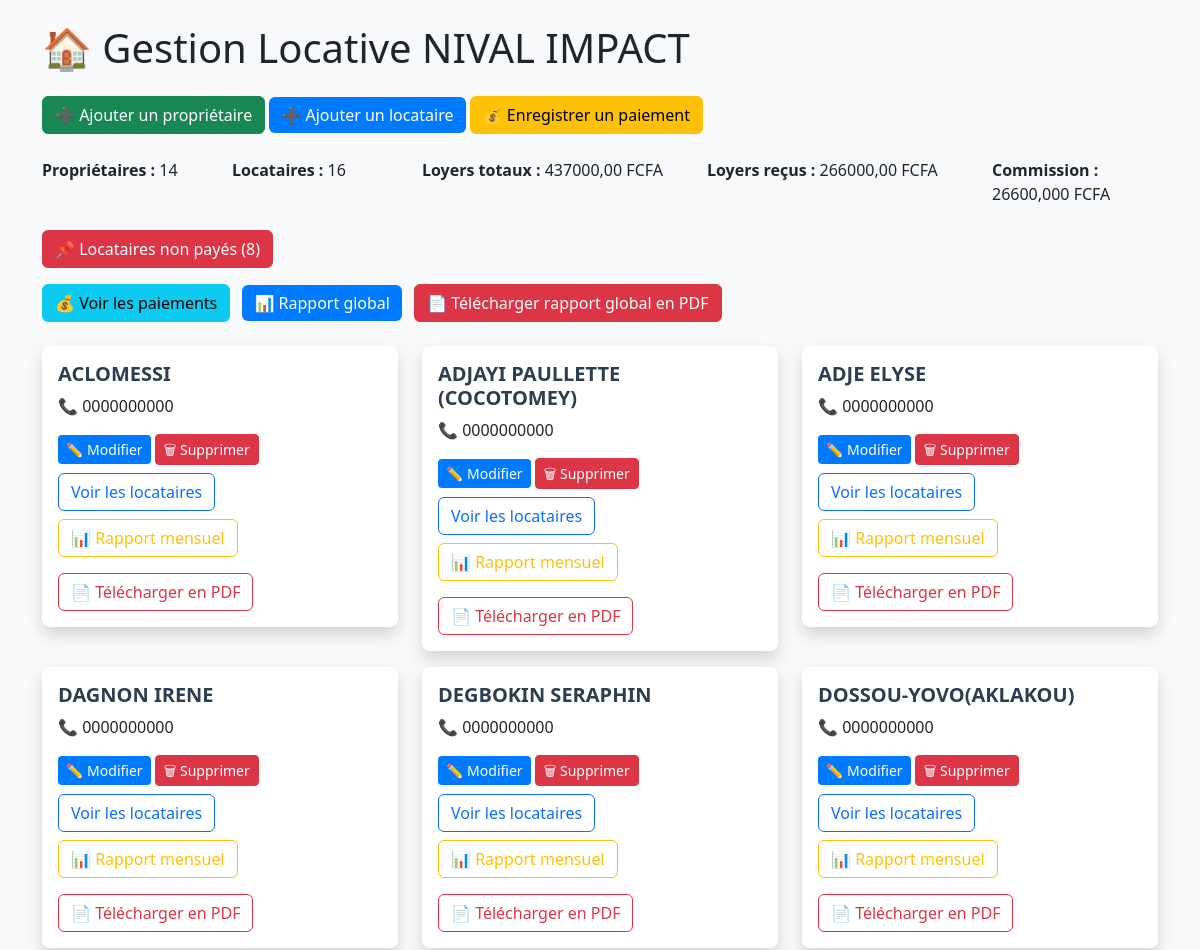
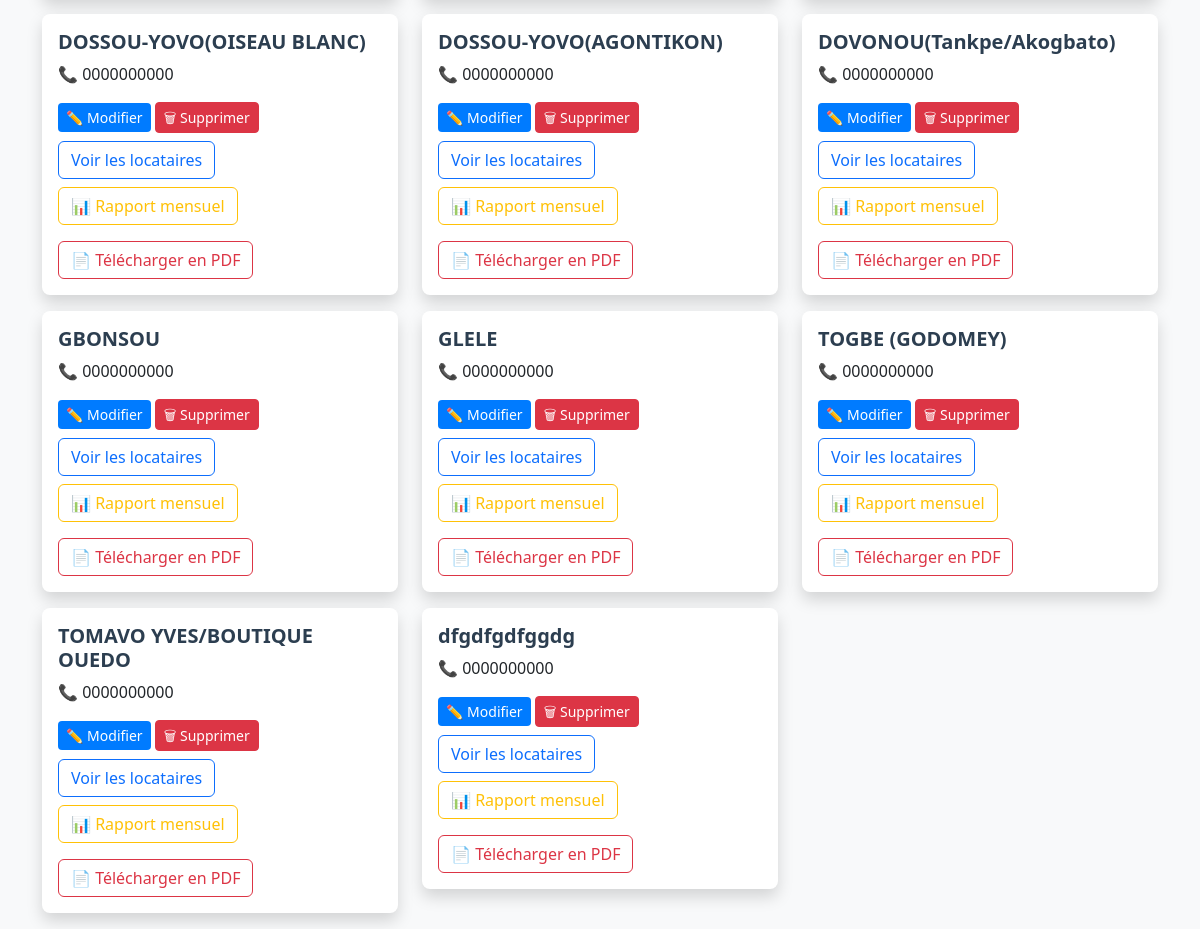
The app's page /, older data (2 pictures, top to bottom).
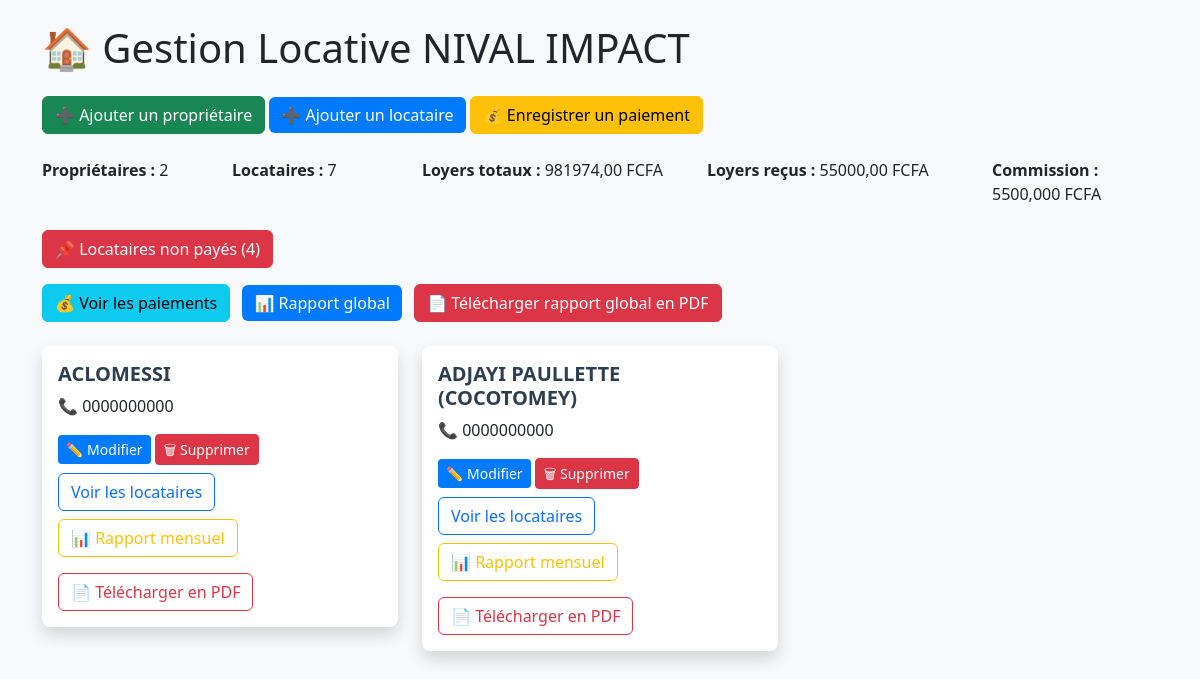
The same page, newer data.
### core/models.py (models this page shows)
class Proprietaire(models.Model):
    nom = models.CharField(max_length=100)
    numero = models.CharField(max_length=20, default="0000000000")
    def __str__(self):
        return self.nom

### core/views.py (the view)
# urls.py: path("", views.accueil, name="accueil"),
def accueil(request):
    mois = request.GET.get("mois")
    proprietaires = Proprietaire.objects.all()
    locataires = Locataire.objects.all()
    paiements = Paiement.objects.all()
    if mois and mois.isdigit():
         paiements = paiements.filter(mois_concerne=int(mois))
    total_loyers = sum([l.loyer_mensuel for l in locataires])
    total_recu = sum([p.montant for p in paiements])
    commission = total_recu * Decimal('0.1')
    locataires_non_payes = []
    for proprietaire in proprietaires:
        for locataire in proprietaire.locataires.all():   # <-- CORRECT
            paiement_existe = paiements.filter(locataire=locataire).exists()
            if not paiement_existe:
                locataires_non_payes.append({
                    "proprietaire": proprietaire,
                    "locataire": locataire,
                })
    loyers_dict = {str(locataire.id): float(locataire.loyer_mensuel) for locataire in locataires}
    context = {
        "proprietaires": proprietaires,
        "locataires": locataires,
        "locataires_count": locataires.count(),
        "proprietaires_count": proprietaires.count(),
        "total_loyers": total_loyers,
        "total_recu": total_recu,
        "commission": commission,
        "mois": mois,
        "mois_list": range(1, 13),
        "locataires_non_payes": locataires_non_payes,
        "non_payes_count": len(locataires_non_payes),
        "proprietaire_form": ProprietaireForm(),
        "locataire_form": LocataireForm(),
        "paiement_form": PaiementForm(),
        "loyers_dict": loyers_dict,
    }
    return render(request, "core/accueil.html", context)

### core/templates/core/accueil.html (shortened to what this page needs)
{% load static %}
<!DOCTYPE html>
<html lang="fr">
<head>
    <link rel="stylesheet" href="https://cdn.jsdelivr.net/npm/bootstrap@5.3.2/dist/css/bootstrap.min.css">
    <link rel="stylesheet" href="{% static 'css/style.css' %}">
</head>
<body class="container mt-4 bg-light">
    <h1 class="mb-4">🏠 Gestion Locative NIVAL IMPACT</h1>
    <div class="mb-4">
    <button class="btn btn-success" data-bs-toggle="modal" data-bs-target="#modalProprietaire">➕ Ajouter un propriétaire</button>
    <button class="btn btn-primary" data-bs-toggle="modal" data-bs-target="#modalLocataire">➕ Ajouter un locataire</button>
    <button class="btn btn-warning" data-bs-toggle="modal" data-bs-target="#modalPaiement">💰 Enregistrer un paiement</button>
</div>
    <div class="row mb-4">
        <div class="col-md-2"><strong>Propriétaires :</strong> {{ proprietaires_count }}</div>
        <div class="col-md-2"><strong>Locataires :</strong> {{ locataires_count }}</div>
        <div class="col-md-3"><strong>Loyers totaux :</strong> {{ total_loyers }} FCFA</div>
        <div class="col-md-3"><strong>Loyers reçus :</strong> {{ total_recu }} FCFA</div>
        <div class="col-md-2"><strong>Commission :</strong> {{ commission }} FCFA</div>
    </div>
<button class="btn btn-danger mb-3" type="button" data-bs-toggle="collapse" data-bs-target="#nonPayesList">
  📌 Locataires non payés ({{ non_payes_count }})
</button>
<div class="mb-4">
  <a href="{% url 'liste_paiements' %}" class="btn btn-info me-2">
    💰 Voir les paiements
  </a>
  <a href="{% url 'rapport_global' %}" class="btn btn-primary me-2">
    📊 Rapport global
  </a>
  <a href="{% url 'rapport_global_pdf' %}" class="btn btn-danger">
    📄 Télécharger rapport global en PDF
  </a>
</div>
<div class="row">
    {% for proprietaire in proprietaires %}
    <div class="col-md-4 mb-3">
        <div class="card shadow">
            <div class="card-body">
                <h5 class="card-title">{{ proprietaire.nom }}</h5>
                <p class="card-text">📞 {{ proprietaire.numero }}</p>
                <button class="btn btn-sm btn-primary" data-bs-toggle="modal" data-bs-target="#modalModifierProprietaire{{ proprietaire.id }}">✏️ Modifier</button>
                <button class="btn btn-sm btn-danger" data-bs-toggle="modal" data-bs-target="#modalSupprimerProprietaire{{ proprietaire.id }}">🗑 Supprimer</button>
                <button class="btn btn-outline-primary mt-2" type="button" data-bs-toggle="collapse" data-bs-target="#locataires{{ proprietaire.id }}">
                    Voir les locataires
                </button>
                <a href="{% url 'rapport_proprietaire' proprietaire.id %}" class="btn btn-outline-warning mt-2">
                          📊 Rapport mensuel
                 </a>
                 <a href="{% url 'rapport_proprietaire_pdf' proprietaire.id %}" class="btn btn-outline-danger mt-3">
                      📄 Télécharger en PDF
                </a>
            </div>
        </div>
    </div>
    {% endfor %}
</div>
</body>
</html>

Row changes from the older to the newer data that the page shows:
removed Proprietaire: nom "ADJE ELYSE", numero "0000000000"
removed Proprietaire: nom "DAGNON IRENE", numero "0000000000"
removed Proprietaire: nom "DEGBOKIN SERAPHIN", numero "0000000000"
removed Proprietaire: nom "DOSSOU-YOVO(AKLAKOU)", numero "0000000000"
removed Proprietaire: nom "DOSSOU-YOVO(OISEAU BLANC)", numero "0000000000"
removed Proprietaire: nom "DOSSOU-YOVO(AGONTIKON)", numero "0000000000"
removed Proprietaire: nom "DOVONOU(Tankpe/Akogbato)", numero "0000000000"
removed Proprietaire: nom "GBONSOU", numero "0000000000"
removed Proprietaire: nom "GLELE", numero "0000000000"
removed Proprietaire: nom "TOGBE (GODOMEY)", numero "0000000000"
removed Proprietaire: nom "TOMAVO YVES/BOUTIQUE OUEDO", numero "0000000000"
removed Proprietaire: nom "dfgdfgdfggdg", numero "0000000000"
Text that changed along with them:
{{ proprietaires_count }}: "14" → "2"
{{ locataires_count }}: "16" → "7"
{{ total_loyers }}: "437000,00" → "981974,00"
{{ total_recu }}: "266000,00" → "55000,00"
{{ commission }}: "26600,000" → "5500,000"
{{ non_payes_count }}: "8" → "4"
